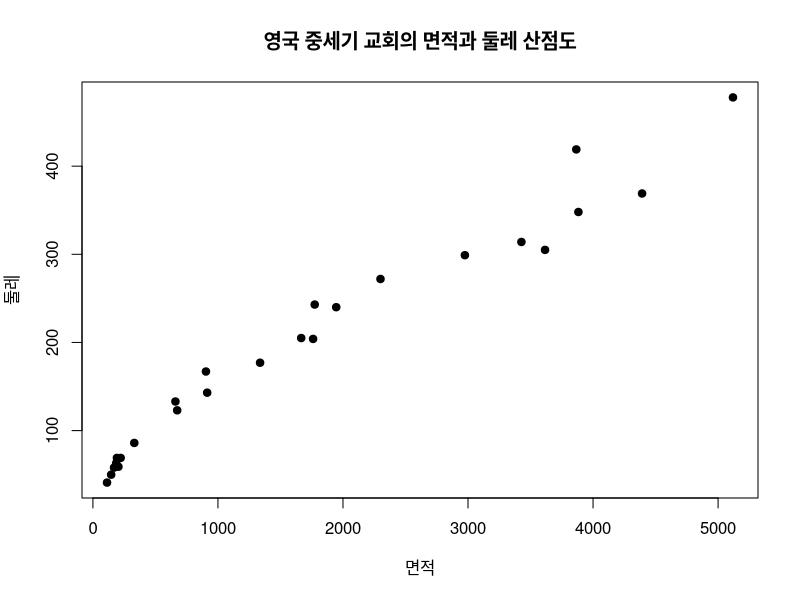
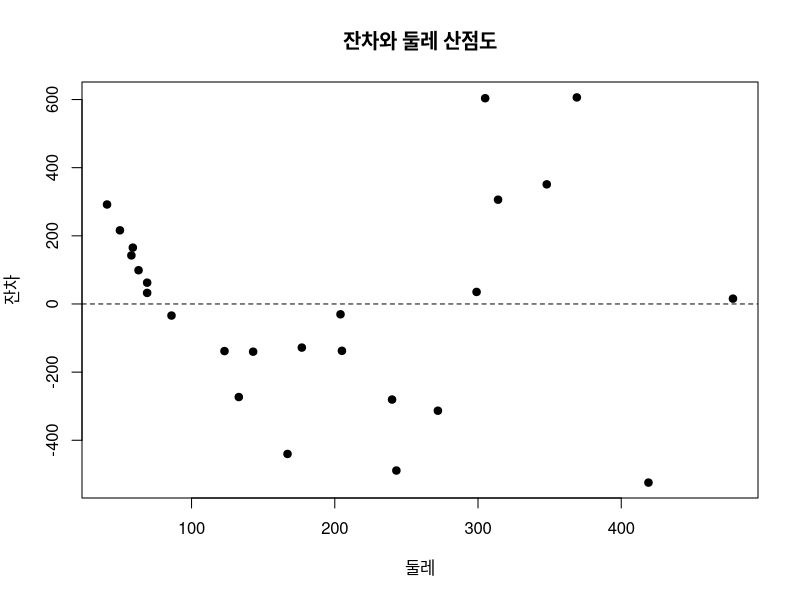
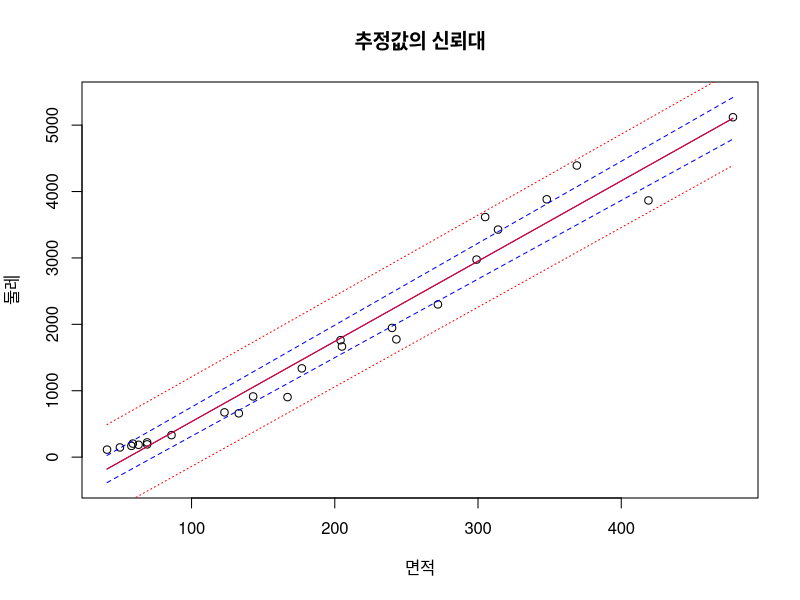
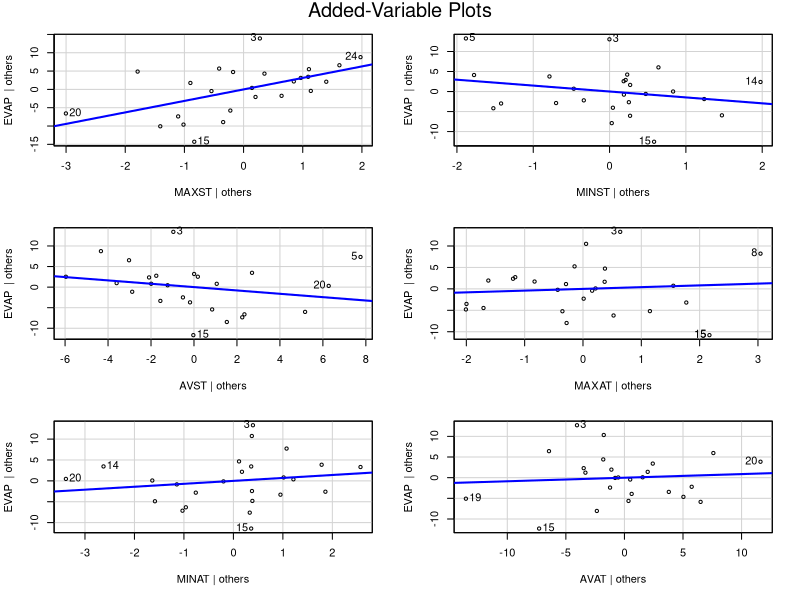
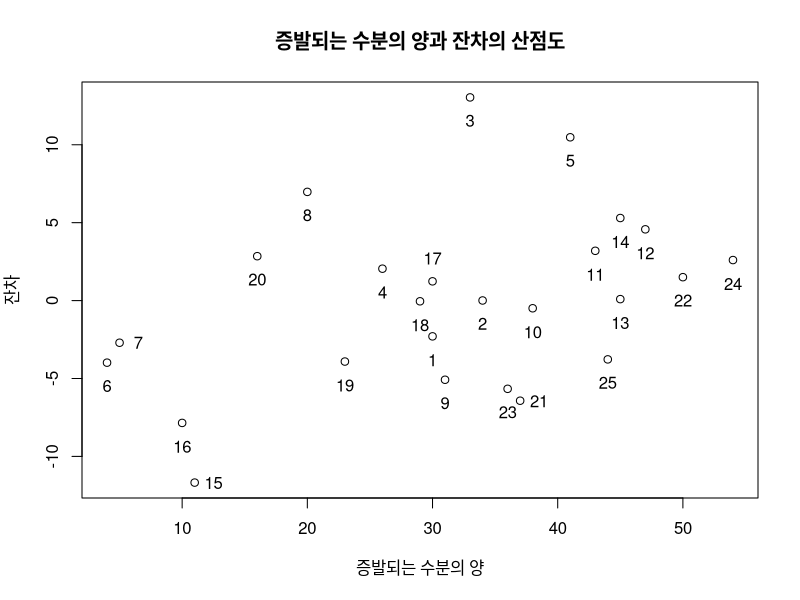
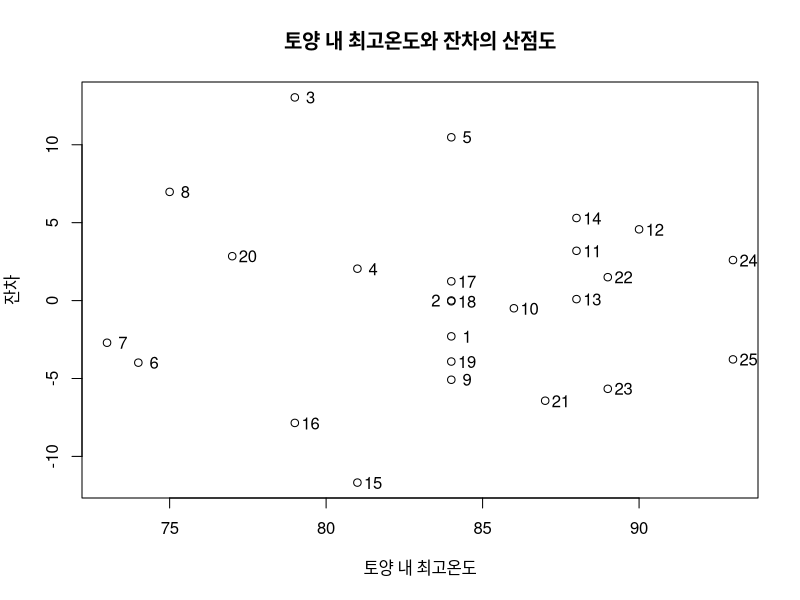
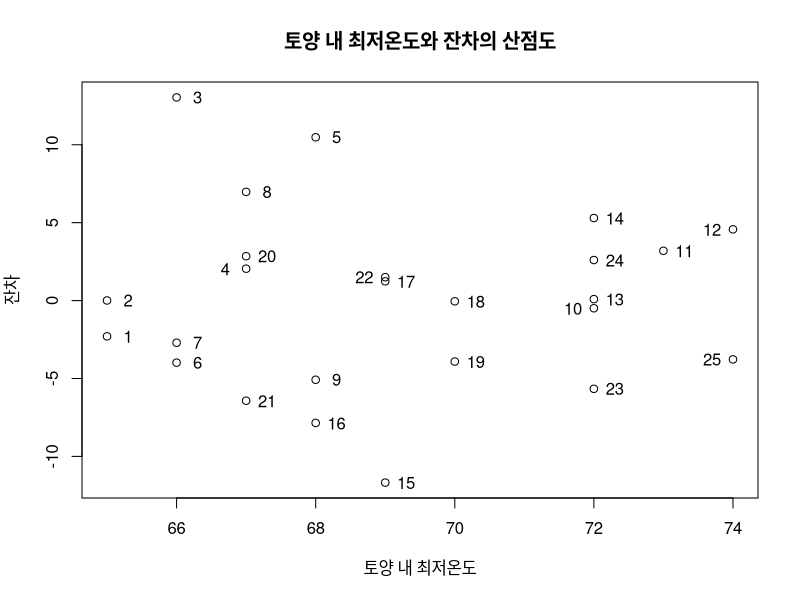
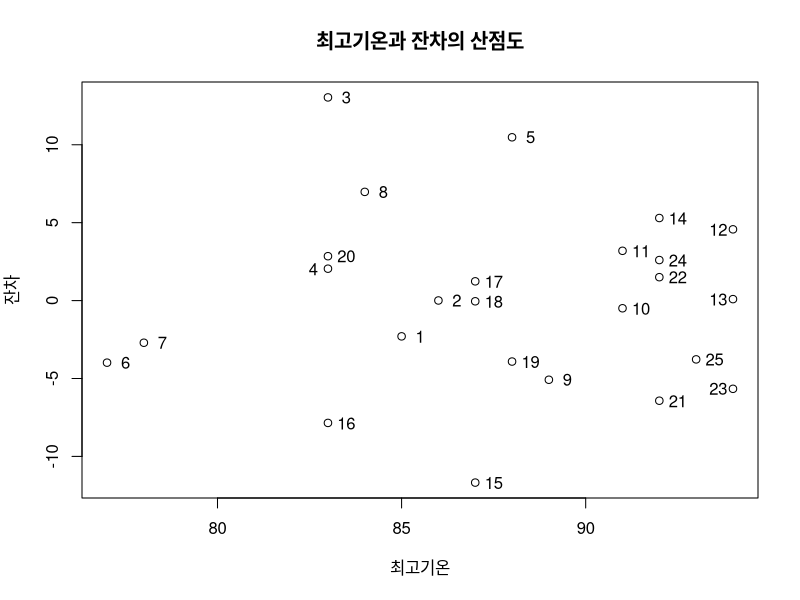

Write R code to recreate these figures, in order.
## ---- chunk 1
# 데이터 로드
churches = read.csv("./data/p187.csv", header = T)
head(churches, 3)

# 오브젝트의 변수를 바로 사용하기 위해 오브젝트 등록
attach(churches)
# 산점도를 그린다.
plot(area, size, pch=19, main="영국 중세기 교회의 면적과 둘레 산점도", xlab="면적", ylab="둘레")
# 회귀모형 적합
churches.lm = lm(area~size, data = churches)
summary(churches.lm)

## ---- chunk 2
# 분산분석표 구하기
anova(churches.lm)
## ---- chunk 3
# 잔차 및 추정값 보기
# 회귀모형 적합 결과(churches.lm)의 변수 확인
names(churches.lm)
# churches와 잔차와 추정값을 합쳐서 보기
cbind(churches, churches.lm$resid, churches.lm$fitted)

# 잔차를 독립변수 size에 대해 산점도를 그려본다.
plot(size, churches.lm$resid, pch=19, main="잔차와 둘레 산점도", xlab="둘레", ylab="잔차")

# 잔차가 0인 라인 타입 2번 선을 그린다.
abline(h=0, lty=2)

## ---- chunk 4
# 추정값의 신뢰대 그리기
churches.frame = data.frame(size=range(churches$size))
pc = predict(churches.lm, int="c", newdata=churches.frame)
pp = predict(churches.lm, int="p", newdata=churches.frame)
plot(churches$size, churches$area, ylim = range(churches$area, pc), main="추정값의 신뢰대", xlab="면적", ylab="둘레")
matlines(churches.frame$size, pc, lty=c(1,2,2), col="BLUE")
matlines(churches.frame$size, pp, lty=c(1,3,3), col="RED")

## ---- chunk 5
# 데이터 로드
climate = read.csv("./data/p114.csv", header = T)
head(climate, 3)
# 첫번째 열인 날짜를 제외하고 각 변수들의 기술통계량을 본다.
summary(climate[,-1])
# 첫번째 열인 날짜를 제외하고 각 변수들의 상관계수를 살펴 본다.
cor(climate[,-1])

## ---- chunk 6
# 회귀모형 적합하기
climate.lm = lm (EVAP~MAXST+MINST+AVST+MAXAT+MINAT+AVAT, data = climate)
summary(climate.lm)

## ---- chunk 7
# 추가 변수 그림
library(car)
avPlots(climate.lm)
## ---- chunk 8
# 분산분석표
anova(climate.lm)
## ---- chunk 9
plot(climate$EVAP, climate.lm$resid, main="증발되는 수분의 양과 잔차의 산점도", xlab="증발되는 수분의 양", ylab="잔차")
for (i in 1:length(climate$EVAP))
{
  if ( i == 7 )
    text(climate$EVAP[i]+1.5, climate.lm$resid[i], as.character(i))  
  else if (i == 15)
    text(climate$EVAP[i]+1.5, climate.lm$resid[i], as.character(i))  
  else if ( i == 17)
    text(climate$EVAP[i], climate.lm$resid[i]+1.5, as.character(i))  
  else if (i == 21)
    text(climate$EVAP[i]+1.5, climate.lm$resid[i], as.character(i))  
  else
    text(climate$EVAP[i], climate.lm$resid[i]-1.5, as.character(i))  
}

## ---- chunk 10
plot(climate$MAXST, climate.lm$resid, main="토양 내 최고온도와 잔차의 산점도", xlab="토양 내 최고온도", ylab="잔차")
for (i in 1:length(climate$MAXST))
{
  if (i==2)
    text(climate$MAXST[i]-0.5, climate.lm$resid[i], as.character(i))  
  else 
    text(climate$MAXST[i]+0.5, climate.lm$resid[i], as.character(i))  
}
## ---- chunk 11
plot(climate$MINST, climate.lm$resid, main="토양 내 최저온도와 잔차의 산점도", xlab="토양 내 최저온도", ylab="잔차")
for (i in 1:length(climate$MINST))
{
  if (i == 12 || i == 25 || i == 10 || i == 4 | i == 22) 
    text(climate$MINST[i]-0.3, climate.lm$resid[i], as.character(i))    
  else
    text(climate$MINST[i]+0.3, climate.lm$resid[i], as.character(i))  
  
}
## ---- chunk 12
plot(climate$MAXAT, climate.lm$resid, main="최고기온과 잔차의 산점도", xlab="최고기온", ylab="잔차")
for (i in 1:length(climate$MAXAT))
{
  if (i == 12 || i == 13 || i == 23 || i == 4 ) 
    text(climate$MAXAT[i]-0.4, climate.lm$resid[i], as.character(i))  
  else
    text(climate$MAXAT[i]+0.5, climate.lm$resid[i], as.character(i))  
}
## ---- chunk 13
plot(climate$MINAT, climate.lm$resid, main="최저기온과 잔차의 산점도", xlab="최저기온", ylab="잔차")
for (i in 1:length(climate$MINAT))
{
   if (i == 12 || i == 11 || i == 4 ) 
     text(climate$MINAT[i]+0.5, climate.lm$resid[i], as.character(i))  
  else
     text(climate$MINAT[i]+0.5, climate.lm$resid[i], as.character(i))  
}
## ---- chunk 14
plot(climate$AVAT, climate.lm$resid, main="평균기온과 잔차의 산점도", xlab="평균기온", ylab="잔차")
for (i in 1:length(climate$AVAT))
{
  
  text(climate$AVAT[i]+0.3, climate.lm$resid[i], as.character(i))  
}
